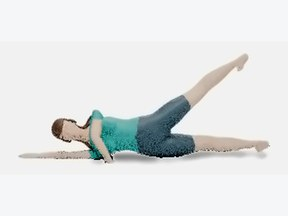
#> input picture media/3d/d-abduction-de-hanche-sur-le-cote-v.jpg, 288 x 216 px
$ python -i stills.py   (imports and definitions only)
#> lines starting #> are read from the running program, lines starting #| are printed output that depends on the picture; after the words box and inside, x2 and y2 are one past the last pixel; in counts of white or black regions, pixels touching at a corner belong together
import sys, os, json, numpy as np, cv2
from PIL import Image
sys.argv = [sys.argv[0]] + sys.argv[1:]
ROOT, OUT = sys.argv[1], sys.argv[2]; slugs = sys.argv[3:]
BG = (244, 246, 247)
def comp(p):
    im = np.asarray(Image.open(p).convert('RGBA')).astype(np.float32) / 255.0; a = im[:, :, 3]; rgb = im[:, :, :3]
#> after `a = im[:, :, 3]`: a: shape (216, 288) float32; every value is 1
    fig = ((a > 0.80) & (rgb.max(axis=2) > 0.045)).astype(np.uint8); edge = cv2.dilate(fig, np.ones((3, 3), np.uint8)).astype(bool)
#> after `fig = ((a > 0.8) & (rgb.max(axis=2) > 0.045)).astype(np.uint8)`:
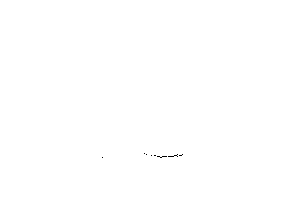
#> fig: shape (216, 288); values 0 (black) and 1 (white), 100% white; black in thin lines or dots, all inside (x1, y1, x2, y2) = (102, 153, 183, 158)
#> after `edge = cv2.dilate(fig, np.ones((3, 3), np.uint8)).astype(bool)`: edge: shape (216, 288) bool; every value is 1
    shadow = cv2.GaussianBlur(np.where(edge, 0, a), (0, 0), 1.6); shadow = np.clip((shadow - 0.07) / 0.93, 0, 1); base = np.ones_like(rgb) * (np.array(BG, np.float32) / 255.0); base = base * (1 - shadow[:, :, None])
#> after `shadow = cv2.GaussianBlur(np.where(edge, 0, a), (0, 0), 1.6)`: shadow: shape (216, 288) float32; every value is 0
    ae = np.where(edge, a, 0)[:, :, None]; out = base * (1 - ae) + rgb * ae; return Image.fromarray((np.clip(out, 0, 1) * 255).astype(np.uint8)), (a * 255).astype(np.uint8)
# [6 lines not run here, left out]

>>> result = comp('../../media/3d/d-abduction-de-hanche-sur-le-cote-v.jpg')
